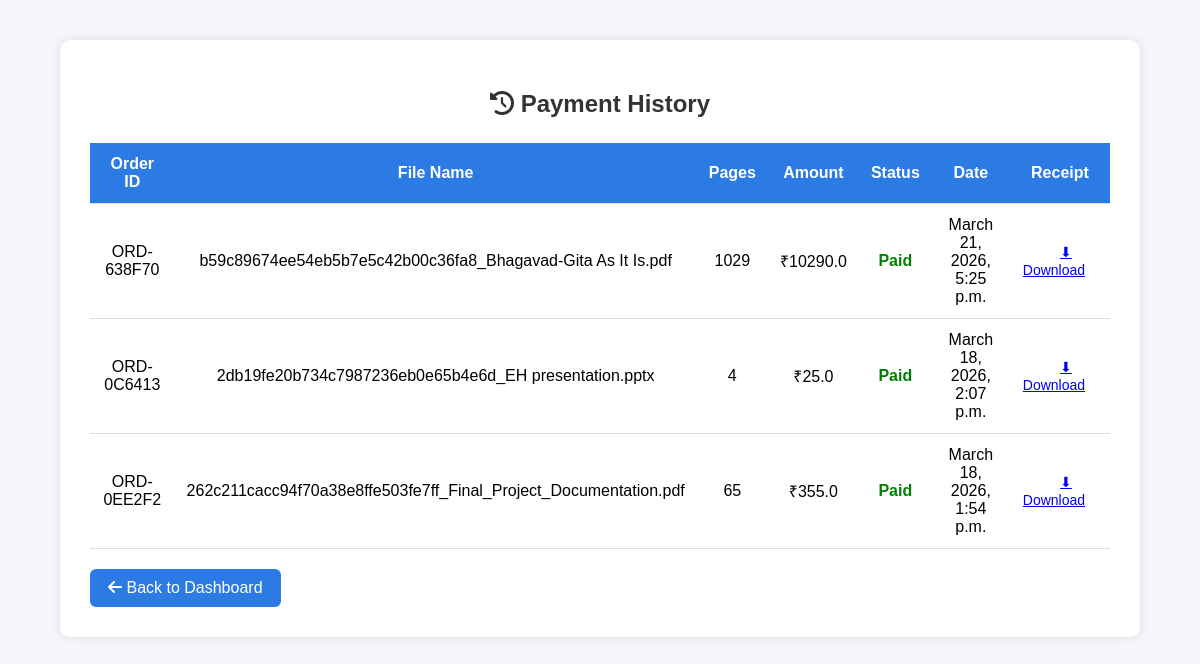
Screenshot of /payment-history/ (signed in) with the database file from the repository.
### smartxerox/models.py (models this page shows, shortened)
class Payment(models.Model):
    user = models.ForeignKey(User, on_delete=models.CASCADE)
    order_id = models.CharField(max_length=100)
    file_name = models.CharField(max_length=255)
    pages = models.IntegerField()
    amount = models.FloatField()
    status = models.CharField(max_length=50)
    payment_id = models.CharField(max_length=200)
    date = models.DateTimeField(auto_now_add=True)

### smartxerox/views.py (the view)
# urls.py: path("payment-history/", views.payment_history, name="payment_history"),
@login_required
def payment_history(request):
    if request.user.is_staff:
        payments = Payment.objects.all().order_by("-date")
    else:
        user_email = request.session.get("user_email")
        payments = Payment.objects.filter(
            user__email=user_email
        ).order_by("-date")
    return render(request, "payment_history.html", {
        "payments": payments
    })

### smartxerox/templates/payment_history.html (shortened to what this page needs)
<!DOCTYPE html>
<html lang="en">
<head>
<link rel="stylesheet" href="https://cdnjs.cloudflare.com/ajax/libs/font-awesome/6.5.0/css/all.min.css">
</head>
<body>
<div class="container">
<h2><i class="fa fa-history"></i> Payment History</h2>
<table>
<tr>
<th>Order ID</th>
<th>File Name</th>
<th>Pages</th>
<th>Amount</th>
<th>Status</th>
<th>Date</th>
<th>Receipt</th>
</tr>
{% for payment in payments %}
<tr>
<td>{{ payment.order_id }}</td>
<td>{{ payment.file_name }}</td>
<td>{{ payment.pages }}</td>
<td>₹{{ payment.amount }}</td>
<td class="status-paid">{{ payment.status }}</td>
<td>{{ payment.date }}</td>
<td>
<a href="{% url 'download_receipt' payment.order_id %}" class="btn btn-success">
    ⬇ Download
</a>
</td>
</tr>
{% empty %}
<tr>
<td colspan="7" class="no-data">
No Payment History Found
</td>
</tr>
{% endfor %}
</table>
<a href="{% url 'main' %}" class="back-btn">
<i class="fa fa-arrow-left"></i> Back to Dashboard
</a>
</div>
</body>
</html>

### smartxerox/templates/payment_history.html (style rules this page uses)
body { font-family: Arial, sans-serif; background:#f4f6f9; margin:0; padding:0; }
.container { width:85%; margin:auto; margin-top:40px; background:white; padding:30px; border-radius:10px; box-shadow:0 0 10px rgba(0,0,0,0.1); }
h2 { text-align:center; margin-bottom:25px; color:#333; }
table { width:100%; border-collapse:collapse; }
th,td { padding:12px; text-align:center; border-bottom:1px solid #ddd; }
th { background:#2c7be5; color:white; }
.status-paid { color:green; font-weight:bold; }
.btn { padding:6px 12px; border:none; border-radius:5px; cursor:pointer; font-size:14px; }
.back-btn { margin-top:20px; display:inline-block; padding:10px 18px; background:#2c7be5; color:white; text-decoration:none; border-radius:6px; }

### rows the page displays
Payment: order_id "ORD-638F70", file_name "b59c89674ee54eb5b7e5c42b00c36fa8_Bhagavad-Gita As It Is.pdf", pages "1029", amount "10290.0", status "Paid", date "March 21, 2026, 5:25 p.m."
Payment: order_id "ORD-0C6413", file_name "2db19fe20b734c7987236eb0e65b4e6d_EH presentation.pptx", pages "4", amount "25.0", status "Paid", date "March 18, 2026, 2:07 p.m."
Payment: order_id "ORD-0EE2F2", file_name "262c211cacc94f70a38e8ffe503fe7ff_Final_Project_Documentation.pdf", pages "65", amount "355.0", status "Paid", date "March 18, 2026, 1:54 p.m."
